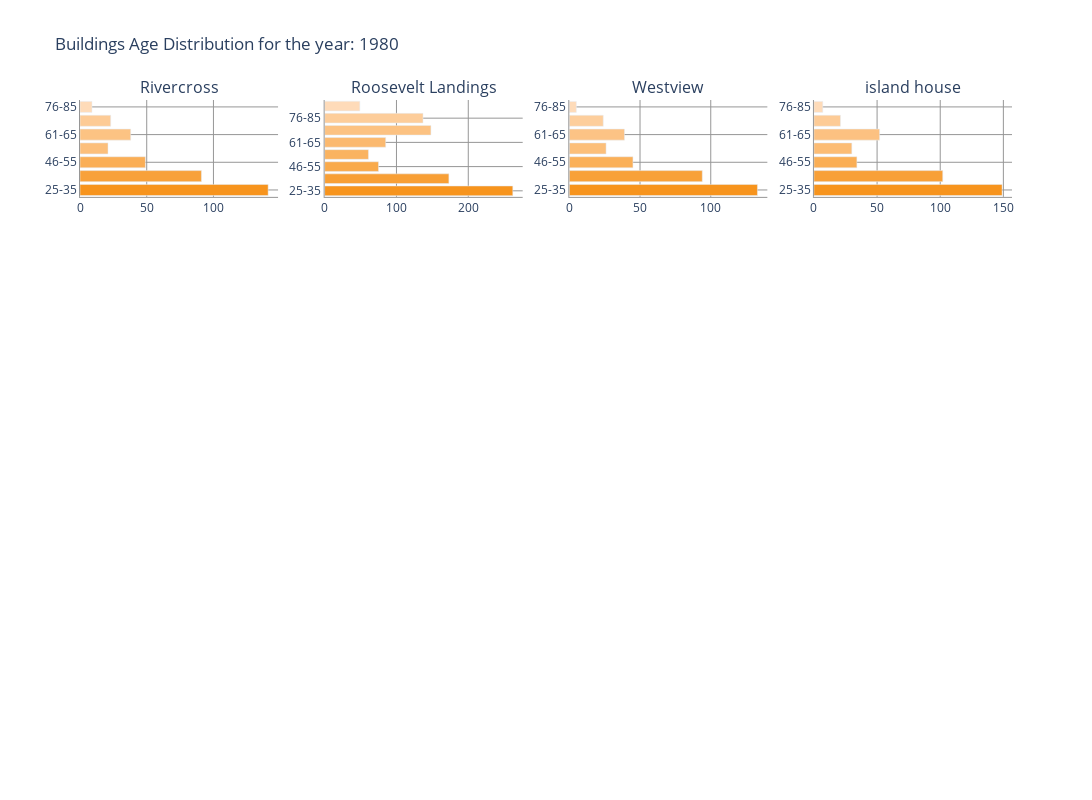

Notebook cell for this chart:
### Markdown cell above
# Calibration Check

### Code cell
ridt_widgets.widget4()
age_fig_c_year,ds_cal = ridt_widgets.widget_4_action(df_ts_1)
age_fig_c_year.show()

### Figure 1 — Plotly figure (JSON) as saved in the notebook; plotly's stock layout.template omitted (floating-point values rounded to 4 significant figures)
{"data": [{"marker": {"color": [30.86, 39.76, 50.33, 59.24, 63.03, 68.83, 79.22], "colorscale": [[0, "rgb(247,148,29)"], [0.1429, "rgb(248,159,53)"], [0.2857, "rgb(249,167,69)"], [0.4286, "rgb(250,176,90)"], [0.5714, "rgb(252,190,121)"], [0.7143, "rgb(252,197,137)"], [0.8571, "rgb(254,210,164)"], [1, "rgb(254,219,185)"]]}, "orientation": "h", "showlegend": false, "type": "bar", "x": [141, 91, 49, 21, 38, 23, 9], "xaxis": "x", "y": ["25-35", "36-45", "46-55", "56-60", "61-65", "66-75", "76-85"], "yaxis": "y"}, {"marker": {"color": [30.45, 39.21, 50.57, 58.52, 62.79, 70.7, 80.2, 92.24], "colorscale": [[0, "rgb(247,148,29)"], [0.1429, "rgb(248,159,53)"], [0.2857, "rgb(249,167,69)"], [0.4286, "rgb(250,176,90)"], [0.5714, "rgb(252,190,121)"], [0.7143, "rgb(252,197,137)"], [0.8571, "rgb(254,210,164)"], [1, "rgb(254,219,185)"]]}, "orientation": "h", "showlegend": false, "type": "bar", "x": [262, 173, 75, 61, 85, 148, 137, 49], "xaxis": "x2", "y": ["25-35", "36-45", "46-55", "56-60", "61-65", "66-75", "76-85", "90+"], "yaxis": "y2"}, {"marker": {"color": [30.59, 39.22, 50.6, 58.23, 62.59, 69.21, 78], "colorscale": [[0, "rgb(247,148,29)"], [0.1429, "rgb(248,159,53)"], [0.2857, "rgb(249,167,69)"], [0.4286, "rgb(250,176,90)"], [0.5714, "rgb(252,190,121)"], [0.7143, "rgb(252,197,137)"], [0.8571, "rgb(254,210,164)"], [1, "rgb(254,219,185)"]]}, "orientation": "h", "showlegend": false, "type": "bar", "x": [133, 94, 45, 26, 39, 24, 5], "xaxis": "x3", "y": ["25-35", "36-45", "46-55", "56-60", "61-65", "66-75", "76-85"], "yaxis": "y3"}, {"marker": {"color": [30.86, 39.09, 50.5, 58, 62.52, 69.48, 80.29], "colorscale": [[0, "rgb(247,148,29)"], [0.1429, "rgb(248,159,53)"], [0.2857, "rgb(249,167,69)"], [0.4286, "rgb(250,176,90)"], [0.5714, "rgb(252,190,121)"], [0.7143, "rgb(252,197,137)"], [0.8571, "rgb(254,210,164)"], [1, "rgb(254,219,185)"]]}, "orientation": "h", "showlegend": false, "type": "bar", "x": [149, 102, 34, 30, 52, 21, 7], "xaxis": "x4", "y": ["25-35", "36-45", "46-55", "56-60", "61-65", "66-75", "76-85"], "yaxis": "y4"}], "layout": {"annotations": [{"font": {"size": 16}, "showarrow": false, "text": "Rivercross", "x": 0.1062, "xanchor": "center", "xref": "paper", "y": 1, "yanchor": "bottom", "yref": "paper"}, {"font": {"size": 16}, "showarrow": false, "text": "Roosevelt Landings", "x": 0.3688, "xanchor": "center", "xref": "paper", "y": 1, "yanchor": "bottom", "yref": "paper"}, {"font": {"size": 16}, "showarrow": false, "text": "Westview", "x": 0.6313, "xanchor": "center", "xref": "paper", "y": 1, "yanchor": "bottom", "yref": "paper"}, {"font": {"size": 16}, "showarrow": false, "text": "island house", "x": 0.8938, "xanchor": "center", "xref": "paper", "y": 1, "yanchor": "bottom", "yref": "paper"}], "height": 800, "plot_bgcolor": "rgba(255,255,255,0)", "title": {"text": "Buildings Age Distribution for the year: 1980"}, "width": 1200, "xaxis": {"anchor": "y", "domain": [0, 0.2125], "gridcolor": "rgb(150,150,150)", "linecolor": "rgb(150,150,150)", "showgrid": true, "showline": true}, "xaxis10": {"anchor": "y10", "domain": [0.2625, 0.475], "gridcolor": "rgb(150,150,150)", "linecolor": "rgb(150,150,150)", "showgrid": true, "showline": true}, "xaxis11": {"anchor": "y11", "domain": [0.525, 0.7375], "gridcolor": "rgb(150,150,150)", "linecolor": "rgb(150,150,150)", "showgrid": true, "showline": true}, "xaxis12": {"anchor": "y12", "domain": [0.7875, 1], "gridcolor": "rgb(150,150,150)", "linecolor": "rgb(150,150,150)", "showgrid": true, "showline": true}, "xaxis13": {"anchor": "y13", "domain": [0, 0.2125], "gridcolor": "rgb(150,150,150)", "linecolor": "rgb(150,150,150)", "showgrid": true, "showline": true}, "xaxis14": {"anchor": "y14", "domain": [0.2625, 0.475], "gridcolor": "rgb(150,150,150)", "linecolor": "rgb(150,150,150)", "showgrid": true, "showline": true}, "xaxis15": {"anchor": "y15", "domain": [0.525, 0.7375], "gridcolor": "rgb(150,150,150)", "linecolor": "rgb(150,150,150)", "showgrid": true, "showline": true}, "xaxis16": {"anchor": "y16", "domain": [0.7875, 1], "gridcolor": "rgb(150,150,150)", "linecolor": "rgb(150,150,150)", "showgrid": true, "showline": true}, "xaxis2": {"anchor": "y2", "domain": [0.2625, 0.475], "gridcolor": "rgb(150,150,150)", "linecolor": "rgb(150,150,150)", "showgrid": true, "showline": true}, "xaxis3": {"anchor": "y3", "domain": [0.525, 0.7375], "gridcolor": "rgb(150,150,150)", "linecolor": "rgb(150,150,150)", "showgrid": true, "showline": true}, "xaxis4": {"anchor": "y4", "domain": [0.7875, 1], "gridcolor": "rgb(150,150,150)", "linecolor": "rgb(150,150,150)", "showgrid": true, "showline": true}, "xaxis5": {"anchor": "y5", "domain": [0, 0.2125], "gridcolor": "rgb(150,150,150)", "linecolor": "rgb(150,150,150)", "showgrid": true, "showline": true}, "xaxis6": {"anchor": "y6", "domain": [0.2625, 0.475], "gridcolor": "rgb(150,150,150)", "linecolor": "rgb(150,150,150)", "showgrid": true, "showline": true}, "xaxis7": {"anchor": "y7", "domain": [0.525, 0.7375], "gridcolor": "rgb(150,150,150)", "linecolor": "rgb(150,150,150)", "showgrid": true, "showline": true}, "xaxis8": {"anchor": "y8", "domain": [0.7875, 1], "gridcolor": "rgb(150,150,150)", "linecolor": "rgb(150,150,150)", "showgrid": true, "showline": true}, "xaxis9": {"anchor": "y9", "domain": [0, 0.2125], "gridcolor": "rgb(150,150,150)", "linecolor": "rgb(150,150,150)", "showgrid": true, "showline": true}, "yaxis": {"anchor": "x", "domain": [0.8438, 1], "gridcolor": "rgb(150,150,150)", "linecolor": "rgb(150,150,150)", "showgrid": true, "showline": true}, "yaxis10": {"anchor": "x10", "domain": [0.2812, 0.4375], "gridcolor": "rgb(150,150,150)", "linecolor": "rgb(150,150,150)", "showgrid": true, "showline": true}, "yaxis11": {"anchor": "x11", "domain": [0.2812, 0.4375], "gridcolor": "rgb(150,150,150)", "linecolor": "rgb(150,150,150)", "showgrid": true, "showline": true}, "yaxis12": {"anchor": "x12", "domain": [0.2812, 0.4375], "gridcolor": "rgb(150,150,150)", "linecolor": "rgb(150,150,150)", "showgrid": true, "showline": true}, "yaxis13": {"anchor": "x13", "domain": [0, 0.1562], "gridcolor": "rgb(150,150,150)", "linecolor": "rgb(150,150,150)", "showgrid": true, "showline": true}, "yaxis14": {"anchor": "x14", "domain": [0, 0.1562], "gridcolor": "rgb(150,150,150)", "linecolor": "rgb(150,150,150)", "showgrid": true, "showline": true}, "yaxis15": {"anchor": "x15", "domain": [0, 0.1562], "gridcolor": "rgb(150,150,150)", "linecolor": "rgb(150,150,150)", "showgrid": true, "showline": true}, "yaxis16": {"anchor": "x16", "domain": [0, 0.1562], "gridcolor": "rgb(150,150,150)", "linecolor": "rgb(150,150,150)", "showgrid": true, "showline": true}, "yaxis2": {"anchor": "x2", "domain": [0.8438, 1], "gridcolor": "rgb(150,150,150)", "linecolor": "rgb(150,150,150)", "showgrid": true, "showline": true}, "yaxis3": {"anchor": "x3", "domain": [0.8438, 1], "gridcolor": "rgb(150,150,150)", "linecolor": "rgb(150,150,150)", "showgrid": true, "showline": true}, "yaxis4": {"anchor": "x4", "domain": [0.8438, 1], "gridcolor": "rgb(150,150,150)", "linecolor": "rgb(150,150,150)", "showgrid": true, "showline": true}, "yaxis5": {"anchor": "x5", "domain": [0.5625, 0.7188], "gridcolor": "rgb(150,150,150)", "linecolor": "rgb(150,150,150)", "showgrid": true, "showline": true}, "yaxis6": {"anchor": "x6", "domain": [0.5625, 0.7188], "gridcolor": "rgb(150,150,150)", "linecolor": "rgb(150,150,150)", "showgrid": true, "showline": true}, "yaxis7": {"anchor": "x7", "domain": [0.5625, 0.7188], "gridcolor": "rgb(150,150,150)", "linecolor": "rgb(150,150,150)", "showgrid": true, "showline": true}, "yaxis8": {"anchor": "x8", "domain": [0.5625, 0.7188], "gridcolor": "rgb(150,150,150)", "linecolor": "rgb(150,150,150)", "showgrid": true, "showline": true}, "yaxis9": {"anchor": "x9", "domain": [0.2812, 0.4375], "gridcolor": "rgb(150,150,150)", "linecolor": "rgb(150,150,150)", "showgrid": true, "showline": true}}}
